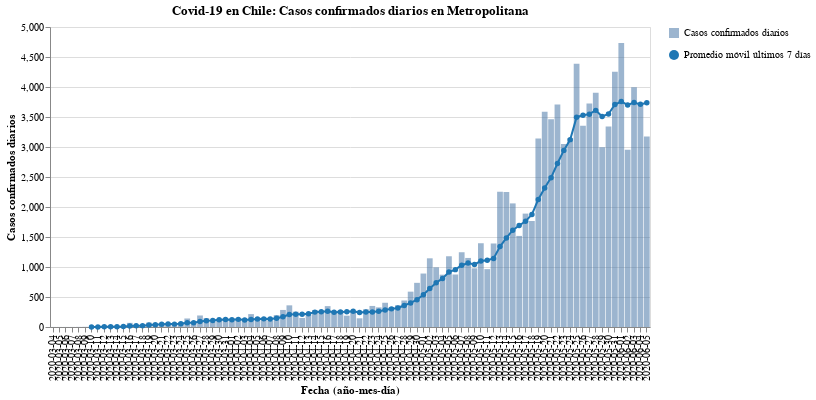

The cell this chart's notebook holds for it:
### Code cell
#hide_input
bars, line = my_cases_plot(region)
(bars + line).properties(
    title=f'Covid-19 en Chile: Casos confirmados diarios en {region}',
    width=600
)

### Figure 1 — Vega-Lite specification as saved in the notebook (floating-point values rounded to 4 significant figures)
{"config": {"view": {"continuousWidth": 400, "continuousHeight": 300}}, "layer": [{"mark": {"type": "bar", "opacity": 0.7}, "encoding": {"opacity": {"type": "nominal", "field": "Casos confirmados diarios", "legend": {"title": ""}}, "tooltip": [{"type": "nominal", "field": "Fecha"}, {"type": "quantitative", "field": "Casos confirmados"}], "x": {"type": "nominal", "axis": {"title": "Fecha (año-mes-día)"}, "field": "Fecha"}, "y": {"type": "quantitative", "axis": {"title": "Casos confirmados diarios"}, "field": "Casos confirmados"}}}, {"mark": {"type": "line", "color": "#1f77b4", "point": {"filled": true, "fill": "#1f77b4"}}, "encoding": {"shape": {"type": "nominal", "field": "Promedio móvil últimos 7 días", "legend": {"title": ""}}, "x": {"type": "nominal", "axis": {"title": "Fecha (año-mes-día)"}, "field": "Fecha"}, "y": {"type": "quantitative", "field": "Rolling"}}}], "data": {"name": "data-e29cc45bded85f4ae3a886cf5e2435b7"}, "title": "Covid-19 en Chile: Casos confirmados diarios en Metropolitana", "width": 600, "$schema": "https://vega.github.io/schema/vega-lite/v4.8.1.json", "datasets": {"data-e29cc45bded85f4ae3a886cf5e2435b7": [{"Fecha": "2020-03-04", "Casos confirmados": 1, "Rolling": null, "Casos confirmados diarios": "Casos confirmados diarios", "Promedio móvil últimos 7 días": "Promedio móvil últimos 7 días"}, {"Fecha": "2020-03-05", "Casos confirmados": 1, "Rolling": null, "Casos confirmados diarios": "Casos confirmados diarios", "Promedio móvil últimos 7 días": "Promedio móvil últimos 7 días"}, {"Fecha": "2020-03-06", "Casos confirmados": 1, "Rolling": null, "Casos confirmados diarios": "Casos confirmados diarios", "Promedio móvil últimos 7 días": "Promedio móvil últimos 7 días"}, {"Fecha": "2020-03-07", "Casos confirmados": 1, "Rolling": null, "Casos confirmados diarios": "Casos confirmados diarios", "Promedio móvil últimos 7 días": "Promedio móvil últimos 7 días"}, {"Fecha": "2020-03-08", "Casos confirmados": 2, "Rolling": null, "Casos confirmados diarios": "Casos confirmados diarios", "Promedio móvil últimos 7 días": "Promedio móvil últimos 7 días"}, {"Fecha": "2020-03-09", "Casos confirmados": 3, "Rolling": null, "Casos confirmados diarios": "Casos confirmados diarios", "Promedio móvil últimos 7 días": "Promedio móvil últimos 7 días"}, {"Fecha": "2020-03-10", "Casos confirmados": 1, "Rolling": 1.429, "Casos confirmados diarios": "Casos confirmados diarios", "Promedio móvil últimos 7 días": "Promedio móvil últimos 7 días"}, {"Fecha": "2020-03-11", "Casos confirmados": 4, "Rolling": 1.857, "Casos confirmados diarios": "Casos confirmados diarios", "Promedio móvil últimos 7 días": "Promedio móvil últimos 7 días"}, {"Fecha": "2020-03-12", "Casos confirmados": 9, "Rolling": 3.0, "Casos confirmados diarios": "Casos confirmados diarios", "Promedio móvil últimos 7 días": "Promedio móvil últimos 7 días"}, {"Fecha": "2020-03-13", "Casos confirmados": 6, "Rolling": 3.714, "Casos confirmados diarios": "Casos confirmados diarios", "Promedio móvil últimos 7 días": "Promedio móvil últimos 7 días"}, {"Fecha": "2020-03-14", "Casos confirmados": 11, "Rolling": 5.143, "Casos confirmados diarios": "Casos confirmados diarios", "Promedio móvil últimos 7 días": "Promedio móvil últimos 7 días"}, {"Fecha": "2020-03-15", "Casos confirmados": 14, "Rolling": 6.857, "Casos confirmados diarios": "Casos confirmados diarios", "Promedio móvil últimos 7 días": "Promedio móvil últimos 7 días"}, {"Fecha": "2020-03-16", "Casos confirmados": 69, "Rolling": 16.29, "Casos confirmados diarios": "Casos confirmados diarios", "Promedio móvil últimos 7 días": "Promedio móvil últimos 7 días"}, {"Fecha": "2020-03-17", "Casos confirmados": 29, "Rolling": 20.29, "Casos confirmados diarios": "Casos confirmados diarios", "Promedio móvil últimos 7 días": "Promedio móvil últimos 7 días"}, {"Fecha": "2020-03-18", "Casos confirmados": 22, "Rolling": 22.86, "Casos confirmados diarios": "Casos confirmados diarios", "Promedio móvil últimos 7 días": "Promedio móvil últimos 7 días"}, {"Fecha": "2020-03-19", "Casos confirmados": 73, "Rolling": 32.0, "Casos confirmados diarios": "Casos confirmados diarios", "Promedio móvil últimos 7 días": "Promedio móvil últimos 7 días"}, {"Fecha": "2020-03-20", "Casos confirmados": 57, "Rolling": 39.29, "Casos confirmados diarios": "Casos confirmados diarios", "Promedio móvil últimos 7 días": "Promedio móvil últimos 7 días"}, {"Fecha": "2020-03-21", "Casos confirmados": 55, "Rolling": 45.57, "Casos confirmados diarios": "Casos confirmados diarios", "Promedio móvil últimos 7 días": "Promedio móvil últimos 7 días"}, {"Fecha": "2020-03-22", "Casos confirmados": 50, "Rolling": 50.71, "Casos confirmados diarios": "Casos confirmados diarios", "Promedio móvil últimos 7 días": "Promedio móvil últimos 7 días"}, {"Fecha": "2020-03-23", "Casos confirmados": 50, "Rolling": 48.0, "Casos confirmados diarios": "Casos confirmados diarios", "Promedio móvil últimos 7 días": "Promedio móvil últimos 7 días"}, {"Fecha": "2020-03-24", "Casos confirmados": 81, "Rolling": 55.43, "Casos confirmados diarios": "Casos confirmados diarios", "Promedio móvil últimos 7 días": "Promedio móvil últimos 7 días"}, {"Fecha": "2020-03-25", "Casos confirmados": 142, "Rolling": 72.57, "Casos confirmados diarios": "Casos confirmados diarios", "Promedio móvil últimos 7 días": "Promedio móvil últimos 7 días"}, {"Fecha": "2020-03-26", "Casos confirmados": 64, "Rolling": 71.29, "Casos confirmados diarios": "Casos confirmados diarios", "Promedio móvil últimos 7 días": "Promedio móvil últimos 7 días"}, {"Fecha": "2020-03-27", "Casos confirmados": 192, "Rolling": 90.57, "Casos confirmados diarios": "Casos confirmados diarios", "Promedio móvil últimos 7 días": "Promedio móvil últimos 7 días"}, {"Fecha": "2020-03-28", "Casos confirmados": 146, "Rolling": 103.6, "Casos confirmados diarios": "Casos confirmados diarios", "Promedio móvil últimos 7 días": "Promedio móvil últimos 7 días"}, {"Fecha": "2020-03-29", "Casos confirmados": 83, "Rolling": 108.3, "Casos confirmados diarios": "Casos confirmados diarios", "Promedio móvil últimos 7 días": "Promedio móvil últimos 7 días"}, {"Fecha": "2020-03-30", "Casos confirmados": 128, "Rolling": 119.4, "Casos confirmados diarios": "Casos confirmados diarios", "Promedio móvil últimos 7 días": "Promedio móvil últimos 7 días"}, {"Fecha": "2020-03-31", "Casos confirmados": 125, "Rolling": 125.7, "Casos confirmados diarios": "Casos confirmados diarios", "Promedio móvil últimos 7 días": "Promedio móvil últimos 7 días"}, {"Fecha": "2020-04-01", "Casos confirmados": 101, "Rolling": 119.9, "Casos confirmados diarios": "Casos confirmados diarios", "Promedio móvil últimos 7 días": "Promedio móvil últimos 7 días"}, {"Fecha": "2020-04-02", "Casos confirmados": 115, "Rolling": 127.1, "Casos confirmados diarios": "Casos confirmados diarios", "Promedio móvil últimos 7 días": "Promedio móvil últimos 7 días"}, {"Fecha": "2020-04-03", "Casos confirmados": 106, "Rolling": 114.9, "Casos confirmados diarios": "Casos confirmados diarios", "Promedio móvil últimos 7 días": "Promedio móvil últimos 7 días"}, {"Fecha": "2020-04-04", "Casos confirmados": 215, "Rolling": 124.7, "Casos confirmados diarios": "Casos confirmados diarios", "Promedio móvil últimos 7 días": "Promedio móvil últimos 7 días"}, {"Fecha": "2020-04-05", "Casos confirmados": 145, "Rolling": 133.6, "Casos confirmados diarios": "Casos confirmados diarios", "Promedio móvil últimos 7 días": "Promedio móvil últimos 7 días"}, {"Fecha": "2020-04-06", "Casos confirmados": 142, "Rolling": 135.6, "Casos confirmados diarios": "Casos confirmados diarios", "Promedio móvil últimos 7 días": "Promedio móvil últimos 7 días"}, {"Fecha": "2020-04-07", "Casos confirmados": 106, "Rolling": 132.9, "Casos confirmados diarios": "Casos confirmados diarios", "Promedio móvil últimos 7 días": "Promedio móvil últimos 7 días"}, {"Fecha": "2020-04-08", "Casos confirmados": 198, "Rolling": 146.7, "Casos confirmados diarios": "Casos confirmados diarios", "Promedio móvil últimos 7 días": "Promedio móvil últimos 7 días"}, {"Fecha": "2020-04-09", "Casos confirmados": 284, "Rolling": 170.9, "Casos confirmados diarios": "Casos confirmados diarios", "Promedio móvil últimos 7 días": "Promedio móvil últimos 7 días"}, {"Fecha": "2020-04-10", "Casos confirmados": 361, "Rolling": 207.3, "Casos confirmados diarios": "Casos confirmados diarios", "Promedio móvil últimos 7 días": "Promedio móvil últimos 7 días"}, {"Fecha": "2020-04-11", "Casos confirmados": 255, "Rolling": 213.0, "Casos confirmados diarios": "Casos confirmados diarios", "Promedio móvil últimos 7 días": "Promedio móvil últimos 7 días"}, {"Fecha": "2020-04-12", "Casos confirmados": 151, "Rolling": 213.9, "Casos confirmados diarios": "Casos confirmados diarios", "Promedio móvil últimos 7 días": "Promedio móvil últimos 7 días"}, {"Fecha": "2020-04-13", "Casos confirmados": 204, "Rolling": 222.7, "Casos confirmados diarios": "Casos confirmados diarios", "Promedio móvil últimos 7 días": "Promedio móvil últimos 7 días"}, {"Fecha": "2020-04-14", "Casos confirmados": 283, "Rolling": 248.0, "Casos confirmados diarios": "Casos confirmados diarios", "Promedio móvil últimos 7 días": "Promedio móvil últimos 7 días"}, {"Fecha": "2020-04-15", "Casos confirmados": 248, "Rolling": 255.1, "Casos confirmados diarios": "Casos confirmados diarios", "Promedio móvil últimos 7 días": "Promedio móvil últimos 7 días"}, {"Fecha": "2020-04-16", "Casos confirmados": 348, "Rolling": 264.3, "Casos confirmados diarios": "Casos confirmados diarios", "Promedio móvil últimos 7 días": "Promedio móvil últimos 7 días"}, {"Fecha": "2020-04-17", "Casos confirmados": 233, "Rolling": 246.0, "Casos confirmados diarios": "Casos confirmados diarios", "Promedio móvil últimos 7 días": "Promedio móvil últimos 7 días"}, {"Fecha": "2020-04-18", "Casos confirmados": 277, "Rolling": 249.1, "Casos confirmados diarios": "Casos confirmados diarios", "Promedio móvil últimos 7 días": "Promedio móvil últimos 7 días"}, {"Fecha": "2020-04-19", "Casos confirmados": 189, "Rolling": 254.6, "Casos confirmados diarios": "Casos confirmados diarios", "Promedio móvil últimos 7 días": "Promedio móvil últimos 7 días"}, {"Fecha": "2020-04-20", "Casos confirmados": 262, "Rolling": 262.9, "Casos confirmados diarios": "Casos confirmados diarios", "Promedio móvil últimos 7 días": "Promedio móvil últimos 7 días"}, {"Fecha": "2020-04-21", "Casos confirmados": 145, "Rolling": 243.1, "Casos confirmados diarios": "Casos confirmados diarios", "Promedio móvil últimos 7 días": "Promedio móvil últimos 7 días"}, {"Fecha": "2020-04-22", "Casos confirmados": 295, "Rolling": 249.9, "Casos confirmados diarios": "Casos confirmados diarios", "Promedio móvil últimos 7 días": "Promedio móvil últimos 7 días"}, {"Fecha": "2020-04-23", "Casos confirmados": 351, "Rolling": 250.3, "Casos confirmados diarios": "Casos confirmados diarios", "Promedio móvil últimos 7 días": "Promedio móvil últimos 7 días"}, {"Fecha": "2020-04-24", "Casos confirmados": 327, "Rolling": 263.7, "Casos confirmados diarios": "Casos confirmados diarios", "Promedio móvil últimos 7 días": "Promedio móvil últimos 7 días"}, {"Fecha": "2020-04-25", "Casos confirmados": 404, "Rolling": 281.9, "Casos confirmados diarios": "Casos confirmados diarios", "Promedio móvil últimos 7 días": "Promedio móvil últimos 7 días"}, {"Fecha": "2020-04-26", "Casos confirmados": 331, "Rolling": 302.1, "Casos confirmados diarios": "Casos confirmados diarios", "Promedio móvil últimos 7 días": "Promedio móvil últimos 7 días"}, {"Fecha": "2020-04-27", "Casos confirmados": 362, "Rolling": 316.4, "Casos confirmados diarios": "Casos confirmados diarios", "Promedio móvil últimos 7 días": "Promedio móvil últimos 7 días"}, {"Fecha": "2020-04-28", "Casos confirmados": 442, "Rolling": 358.9, "Casos confirmados diarios": "Casos confirmados diarios", "Promedio móvil últimos 7 días": "Promedio móvil últimos 7 días"}, {"Fecha": "2020-04-29", "Casos confirmados": 589, "Rolling": 400.9, "Casos confirmados diarios": "Casos confirmados diarios", "Promedio móvil últimos 7 días": "Promedio móvil últimos 7 días"}, {"Fecha": "2020-04-30", "Casos confirmados": 736, "Rolling": 455.9, "Casos confirmados diarios": "Casos confirmados diarios", "Promedio móvil últimos 7 días": "Promedio móvil últimos 7 días"}, {"Fecha": "2020-05-01", "Casos confirmados": 891, "Rolling": 536.4, "Casos confirmados diarios": "Casos confirmados diarios", "Promedio móvil últimos 7 días": "Promedio móvil últimos 7 días"}, {"Fecha": "2020-05-02", "Casos confirmados": 1145, "Rolling": 642.3, "Casos confirmados diarios": "Casos confirmados diarios", "Promedio móvil últimos 7 días": "Promedio móvil últimos 7 días"}, {"Fecha": "2020-05-03", "Casos confirmados": 995, "Rolling": 737.1, "Casos confirmados diarios": "Casos confirmados diarios", "Promedio móvil últimos 7 días": "Promedio móvil últimos 7 días"}, {"Fecha": "2020-05-04", "Casos confirmados": 872, "Rolling": 810.0, "Casos confirmados diarios": "Casos confirmados diarios", "Promedio móvil últimos 7 días": "Promedio móvil últimos 7 días"}, {"Fecha": "2020-05-05", "Casos confirmados": 1179, "Rolling": 915.3, "Casos confirmados diarios": "Casos confirmados diarios", "Promedio móvil últimos 7 días": "Promedio móvil últimos 7 días"}, {"Fecha": "2020-05-06", "Casos confirmados": 875, "Rolling": 956.1, "Casos confirmados diarios": "Casos confirmados diarios", "Promedio móvil últimos 7 días": "Promedio móvil últimos 7 días"}, {"Fecha": "2020-05-07", "Casos confirmados": 1246, "Rolling": 1029.0, "Casos confirmados diarios": "Casos confirmados diarios", "Promedio móvil últimos 7 días": "Promedio móvil últimos 7 días"}, {"Fecha": "2020-05-08", "Casos confirmados": 1151, "Rolling": 1066.0, "Casos confirmados diarios": "Casos confirmados diarios", "Promedio móvil últimos 7 días": "Promedio móvil últimos 7 días"}, {"Fecha": "2020-05-09", "Casos confirmados": 978, "Rolling": 1042.0, "Casos confirmados diarios": "Casos confirmados diarios", "Promedio móvil últimos 7 días": "Promedio móvil últimos 7 días"}, {"Fecha": "2020-05-10", "Casos confirmados": 1396, "Rolling": 1100.0, "Casos confirmados diarios": "Casos confirmados diarios", "Promedio móvil últimos 7 días": "Promedio móvil últimos 7 días"}, {"Fecha": "2020-05-11", "Casos confirmados": 964, "Rolling": 1113.0, "Casos confirmados diarios": "Casos confirmados diarios", "Promedio móvil últimos 7 días": "Promedio móvil últimos 7 días"}, {"Fecha": "2020-05-12", "Casos confirmados": 1392, "Rolling": 1143.0, "Casos confirmados diarios": "Casos confirmados diarios", "Promedio móvil últimos 7 días": "Promedio móvil últimos 7 días"}, {"Fecha": "2020-05-13", "Casos confirmados": 2256, "Rolling": 1340.0, "Casos confirmados diarios": "Casos confirmados diarios", "Promedio móvil últimos 7 días": "Promedio móvil últimos 7 días"}, {"Fecha": "2020-05-14", "Casos confirmados": 2251, "Rolling": 1484.0, "Casos confirmados diarios": "Casos confirmados diarios", "Promedio móvil últimos 7 días": "Promedio móvil últimos 7 días"}, {"Fecha": "2020-05-15", "Casos confirmados": 2060, "Rolling": 1614.0, "Casos confirmados diarios": "Casos confirmados diarios", "Promedio móvil últimos 7 días": "Promedio móvil últimos 7 días"}, {"Fecha": "2020-05-16", "Casos confirmados": 1518, "Rolling": 1691.0, "Casos confirmados diarios": "Casos confirmados diarios", "Promedio móvil últimos 7 días": "Promedio móvil últimos 7 días"}, {"Fecha": "2020-05-17", "Casos confirmados": 1890, "Rolling": 1762.0, "Casos confirmados diarios": "Casos confirmados diarios", "Promedio móvil últimos 7 días": "Promedio móvil últimos 7 días"}, {"Fecha": "2020-05-18", "Casos confirmados": 1767, "Rolling": 1876.0, "Casos confirmados diarios": "Casos confirmados diarios", "Promedio móvil últimos 7 días": "Promedio móvil últimos 7 días"}, {"Fecha": "2020-05-19", "Casos confirmados": 3140, "Rolling": 2126.0, "Casos confirmados diarios": "Casos confirmados diarios", "Promedio móvil últimos 7 días": "Promedio móvil últimos 7 días"}, {"Fecha": "2020-05-20", "Casos confirmados": 3588, "Rolling": 2316.0, "Casos confirmados diarios": "Casos confirmados diarios", "Promedio móvil últimos 7 días": "Promedio móvil últimos 7 días"}, {"Fecha": "2020-05-21", "Casos confirmados": 3462, "Rolling": 2489.0, "Casos confirmados diarios": "Casos confirmados diarios", "Promedio móvil últimos 7 días": "Promedio móvil últimos 7 días"}, {"Fecha": "2020-05-22", "Casos confirmados": 3709, "Rolling": 2725.0, "Casos confirmados diarios": "Casos confirmados diarios", "Promedio móvil últimos 7 días": "Promedio móvil últimos 7 días"}, {"Fecha": "2020-05-23", "Casos confirmados": 3049, "Rolling": 2944.0, "Casos confirmados diarios": "Casos confirmados diarios", "Promedio móvil últimos 7 días": "Promedio móvil últimos 7 días"}, {"Fecha": "2020-05-24", "Casos confirmados": 3145, "Rolling": 3123.0, "Casos confirmados diarios": "Casos confirmados diarios", "Promedio móvil últimos 7 días": "Promedio móvil últimos 7 días"}, {"Fecha": "2020-05-25", "Casos confirmados": 4386, "Rolling": 3497.0, "Casos confirmados diarios": "Casos confirmados diarios", "Promedio móvil últimos 7 días": "Promedio móvil últimos 7 días"}, {"Fecha": "2020-05-26", "Casos confirmados": 3355, "Rolling": 3528.0, "Casos confirmados diarios": "Casos confirmados diarios", "Promedio móvil últimos 7 días": "Promedio móvil últimos 7 días"}, {"Fecha": "2020-05-27", "Casos confirmados": 3726, "Rolling": 3547.0, "Casos confirmados diarios": "Casos confirmados diarios", "Promedio móvil últimos 7 días": "Promedio móvil últimos 7 días"}, {"Fecha": "2020-05-28", "Casos confirmados": 3904, "Rolling": 3611.0, "Casos confirmados diarios": "Casos confirmados diarios", "Promedio móvil últimos 7 días": "Promedio móvil últimos 7 días"}, {"Fecha": "2020-05-29", "Casos confirmados": 2995, "Rolling": 3509.0, "Casos confirmados diarios": "Casos confirmados diarios", "Promedio móvil últimos 7 días": "Promedio móvil últimos 7 días"}, {"Fecha": "2020-05-30", "Casos confirmados": 3341, "Rolling": 3550.0, "Casos confirmados diarios": "Casos confirmados diarios", "Promedio móvil últimos 7 días": "Promedio móvil últimos 7 días"}, {"Fecha": "2020-05-31", "Casos confirmados": 4253, "Rolling": 3709.0, "Casos confirmados diarios": "Casos confirmados diarios", "Promedio móvil últimos 7 días": "Promedio móvil últimos 7 días"}, {"Fecha": "2020-06-01", "Casos confirmados": 4735, "Rolling": 3758.0, "Casos confirmados diarios": "Casos confirmados diarios", "Promedio móvil últimos 7 días": "Promedio móvil últimos 7 días"}, {"Fecha": "2020-06-02", "Casos confirmados": 2955, "Rolling": 3701.0, "Casos confirmados diarios": "Casos confirmados diarios", "Promedio móvil últimos 7 días": "Promedio móvil últimos 7 días"}, {"Fecha": "2020-06-03", "Casos confirmados": 3997, "Rolling": 3740.0, "Casos confirmados diarios": "Casos confirmados diarios", "Promedio móvil últimos 7 días": "Promedio móvil últimos 7 días"}, {"Fecha": "2020-06-04", "Casos confirmados": 3699, "Rolling": 3711.0, "Casos confirmados diarios": "Casos confirmados diarios", "Promedio móvil últimos 7 días": "Promedio móvil últimos 7 días"}, {"Fecha": "2020-06-05", "Casos confirmados": 3176, "Rolling": 3737.0, "Casos confirmados diarios": "Casos confirmados diarios", "Promedio móvil últimos 7 días": "Promedio móvil últimos 7 días"}]}}
